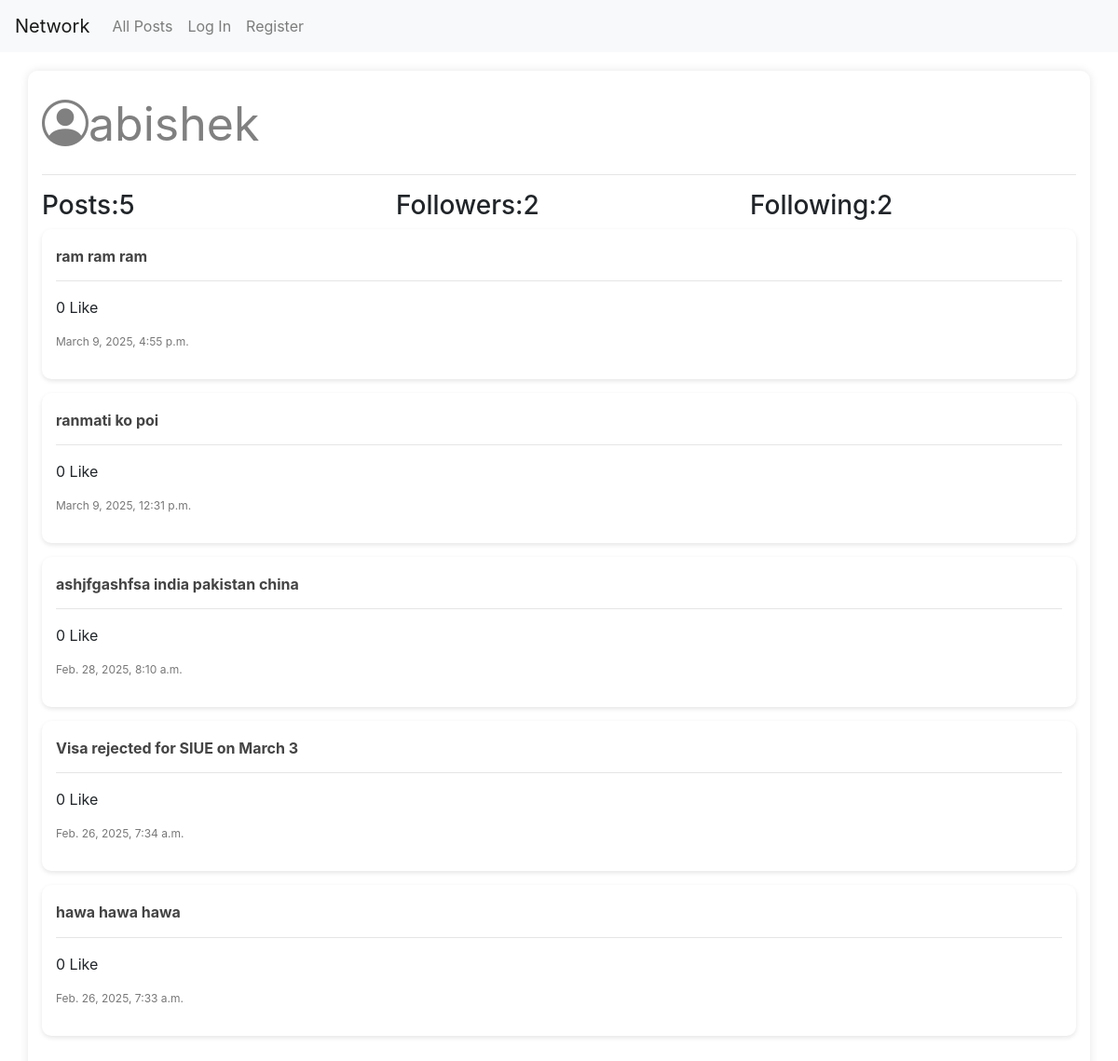
The app's page /profile/1 with its own data.
### network/models.py (models this page shows, shortened)
class User(AbstractUser):
    pass

class Post(models.Model):
    content = models.CharField(max_length=140)
    user = models.ForeignKey(User, on_delete=models.CASCADE, related_name="author")
    date = models.DateTimeField(auto_now_add=True)

### network/views.py (the view)
# urls.py: path('profile/<int:user_id>', views.profile, name="profile"),
@csrf_exempt
def profile(request, user_id):
    user = User.objects.filter(pk=user_id).first()
    if user is None:
        return HttpResponse("User not found")
    else:
        following = Follow.objects.filter(user=user)
        followers = Follow.objects.filter(user_followed=user)
        allPosts = Post.objects.filter(user=user).order_by("id").reverse()
        numberofposts = allPosts.count
        try:
            checkFollow = followers.filter(user=User.objects.get(pk=request.user.id))
            if len(checkFollow) != 0:
                isFollowing = True
            else:
                isFollowing = False
        except:
            isFollowing = False
        paginator = Paginator(allPosts, 10)
        page_number = request.GET.get('page')
        posts_of_the_page = paginator.get_page(page_number)
        allLikes = Like.objects.all()
        whoYouLiked = []
        for post in posts_of_the_page:
            post.like_count = Like.objects.filter(post=post).count()
        try:
            for like in allLikes:
                if like.user.id == request.user.id:
                    whoYouLiked.append(like.post.id)
        except:
            whoYouLiked = []
        return render(request, 'network/profile.html', {
            "posts" : posts_of_the_page,
            "username": user.username,
            "following": following,
            "followers": followers,
            "isfollowing": isFollowing,
            "user_profile": user,
            "number": numberofposts,
            "whoYouLiked": whoYouLiked
        })

### network/templates/network/profile.html (shortened to what this page needs)
{% extends "network/layout.html" %}
{% load static %}
{% block body %}
    <div class="container">
        <link rel="stylesheet" href="https://cdn.jsdelivr.net/npm/bootstrap-icons/font/bootstrap-icons.css">
        <span class="bi bi-person-circle" style="font-size: 50px; color: grey;">{{username}}</span>
        <hr>
        <div class="row d-flex justify-content-center">
            <h3 class="col-4">Posts:{{number}}</h3>
            <h3 class="col-4">Followers:{{followers.count}}</h3>
            <h3 class="col-4">Following:{{following.count}}</h3>
        </div>
        <div class="all-posts">
            {% for post in posts %}
            <div class="post-grid-item">
                <div class="post">
                    <div class="post-content">
                        <h6 class="content" id="content_{{post.id}}"><strong>{{post.content }}</strong></h6>
                    </div>
                    <hr>
                    <p id="likecount_{{post.id}}">{{post.like_count}} Like</p>
                    <p class="date">{{ post.date }}</p>
                </div>
            </div>
            {% endfor %}
        </div>
</div>
{% endblock %}

### network/static/network/style.css (style rules this page uses)
body { font-family: 'Arial', sans-serif; background-color: #f4f4f4; margin: 0; padding: 0; }
.container { width: 80%; margin: auto; padding: 20px; background: white; box-shadow: 0px 0px 10px rgba(0, 0, 0, 0.1); border-radius: 10px; margin-top: 20px; }
.post { background: #ffffff; padding: 15px; margin-bottom: 15px; border-radius: 10px; box-shadow: 0px 2px 5px rgba(0, 0, 0, 0.1); }
.content { font-size: 16px; margin-top: 5px; color: #444; }
.date { font-size: 12px; color: #777; }

### records on screen
User: username "abishek"
Post: content "ram ram ram", like_count "0", date "March 9, 2025, 4:55 p.m."
Post: content "ranmati ko poi", like_count "0", date "March 9, 2025, 12:31 p.m."
Post: content "ashjfgashfsa india pakistan china", like_count "0", date "Feb. 28, 2025, 8:10 a.m."
Post: content "Visa rejected for SIUE on March 3", like_count "0", date "Feb. 26, 2025, 7:34 a.m."
Post: content "hawa hawa hawa", like_count "0", date "Feb. 26, 2025, 7:33 a.m."

### other values on screen
{{ number }} "5"
{{ followers.count }} "2"
{{ following.count }} "2"
